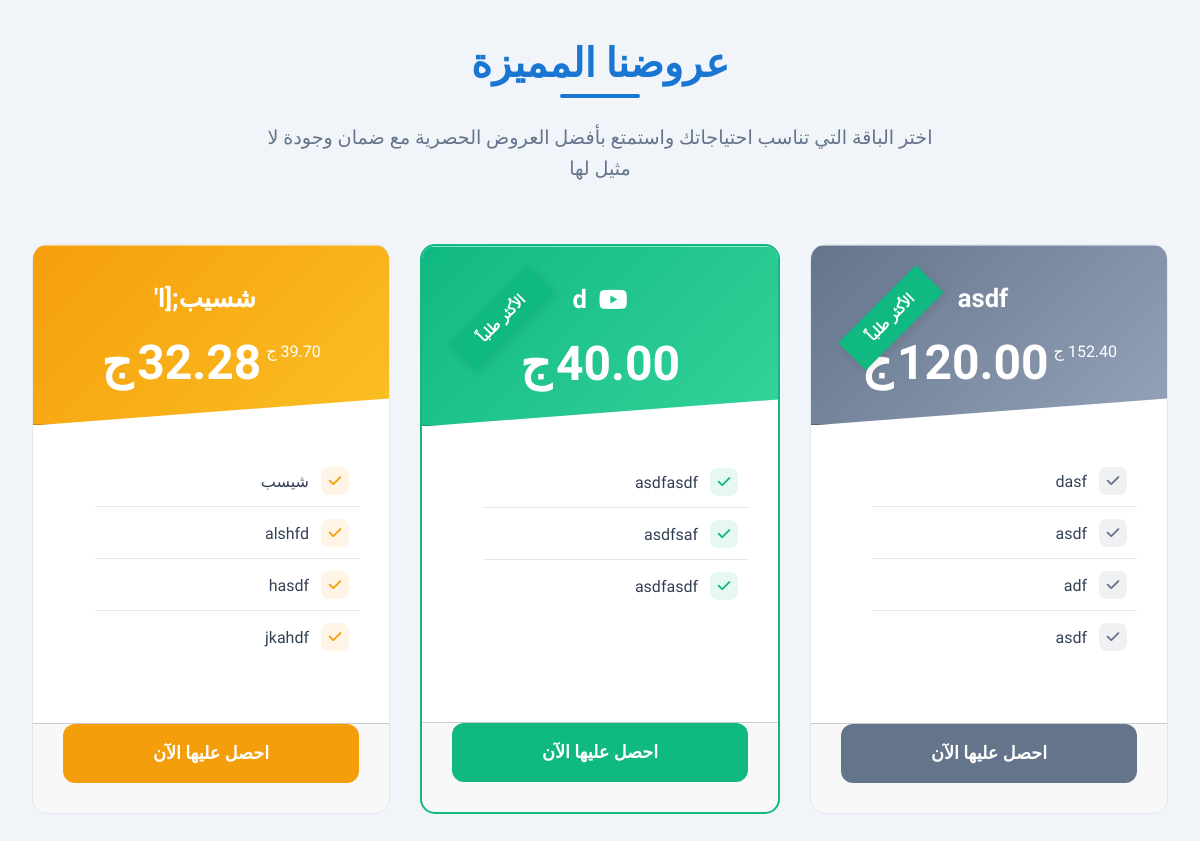
The app's page /public/product.php with its own data.
### tables this page shows
CREATE TABLE `plans` (
  `id` int(11) NOT NULL,
  `icon` text DEFAULT NULL,
  `name` varchar(255) NOT NULL,
  `price` decimal(10,2) NOT NULL,
  `discount` int(11) DEFAULT 0,
  `best_seller` tinyint(1) DEFAULT 0,
  `created_at` timestamp NOT NULL DEFAULT current_timestamp(),
  `updated_at` timestamp NULL DEFAULT NULL,
  `status` tinyint(1) DEFAULT 1
);

### public/product.php (the view, shortened to what this page needs)
<!DOCTYPE html>
<html lang="ar" dir="rtl">
<head>
    <link rel="stylesheet" href="https://cdnjs.cloudflare.com/ajax/libs/font-awesome/6.4.0/css/all.min.css">
    <link href="https://cdn.jsdelivr.net/npm/bootstrap@5.3.0/dist/css/bootstrap.min.css" rel="stylesheet">
    <link rel="stylesheet" href="../assets/css/dark-mode-index.css">
</head>
<body>
    <div class="container">
        <div class="header">
            <h1>عروضنا المميزة</h1>
            <p>اختر الباقة التي تناسب احتياجاتك واستمتع بأفضل العروض الحصرية مع ضمان وجودة لا مثيل لها</p>
        </div>
        <div class="cards-container">
            <?php
            require_once '../includes/config.php';
            $stmt = $pdo->query("
                SELECT p.*, GROUP_CONCAT(pf.feature SEPARATOR '|||') as features
                FROM plans p
                LEFT JOIN plan_features pf ON p.id = pf.plan_id
                WHERE p.status = 1
                GROUP BY p.id
                ORDER BY p.best_seller DESC, p.price ASC
            ");
            $plans = $stmt->fetchAll(PDO::FETCH_ASSOC);
            $bestSellerPlan = null;
            $otherPlans = [];
            foreach ($plans as $plan) {
                if ($plan['best_seller'] && !$bestSellerPlan) {
                    $bestSellerPlan = $plan;
                } else {
                    $otherPlans[] = $plan;
                }
            }
            if ($bestSellerPlan) {
                $middleIndex = intval(count($otherPlans) / 2);
                array_splice($otherPlans, $middleIndex, 0, [$bestSellerPlan]);
            }
            $plans = $otherPlans;
            $cardClasses = ['basic', 'popular', 'premium'];
            $index = 0;
            foreach ($plans as $plan) {
                $cardClass = $cardClasses[$index % count($cardClasses)];
                $features = explode('|||', $plan['features']);
            ?>
            <div class="card <?php echo $cardClass; ?>">
                <?php if ($plan['best_seller']): ?>
                <div class="popular-tag">الأكثر طلباً</div>
                <?php endif; ?>
                <div class="card-header <?php echo $cardClass; ?>">
                    <h2>
                        <?php if ($plan['icon']): ?>
                        <i class="<?php echo htmlspecialchars($plan['icon']); ?>"></i>
                        <?php else: ?>
                        <i class="fas fa-star"></i>
                        <?php endif; ?>
                        <?php echo htmlspecialchars($plan['name']); ?>
                    </h2>
                    <div class="price-container">
                        <?php if ($plan['discount'] > 0): ?>
                        <div class="original-price">
                            <?php echo number_format($plan['price'] + ($plan['price'] * $plan['discount'] / 100), 2); ?> ج
                        </div>
                        <?php endif; ?>
                        <div class="price"><?php echo number_format($plan['price'], 2); ?></div>
                        <div class="currency">ج</div>
                    </div>
                </div>
                <div class="card-body">
                    <ul class="features-list">
                        <?php foreach ($features as $feature): ?>
                        <li><span class="feature-icon"><i class="fas fa-check"></i></span> <?php echo htmlspecialchars($feature); ?></li>
                        <?php endforeach; ?>
                    </ul>
                </div>
                <div class="card-footer">
                    <a href="#" class="btn <?php echo $cardClass; ?> get-plan-btn"
                    data-plan-id="<?php echo $plan['id']; ?>"
                    data-plan-name="<?php echo htmlspecialchars($plan['name']); ?>"
                    data-plan-price="<?php echo $plan['price']; ?>">
                    احصل عليها الآن
                    </a>
                </div>
            </div>
            <?php
                $index++;
            }
            ?>
        </div>
    </div>
</body>
</html>

### public/product.php (style rules this page uses)
:root { --primary-color: #1976D2; --secondary-color: #1976D2; --basic-color: #64748b; --popular-color: #10b981; --premium-color: #f59e0b; --text-color: #334155; --light-text: #64748b; --border-color: #e2e8f0; --light-bg: #f8fafc; }
* { margin: 0; padding: 0; box-sizing: border-box; font-family: "Tajawal", sans-serif; }
body { background-color: #f1f5f9; padding: 40px 20px; line-height: 1.6; }
.container { max-width: 1300px; margin: 0 auto; width: 100%; }
.header { text-align: center; margin-bottom: 60px; }
.header h1 { color: var(--primary-color); font-size: 2.5rem; margin-bottom: 15px; font-weight: 800; position: relative; display: inline-block; }
.header h1:after { content: ''; position: absolute; bottom: -10px; right: 50%; transform: translateX(50%); width: 80px; height: 4px; background: var(--primary-color); border-radius: 2px; }
.header p { color: var(--light-text); font-size: 1.2rem; max-width: 700px; margin: 20px auto 0; }
.cards-container { display: flex; flex-wrap: wrap; gap: 30px; justify-content: center; align-items: stretch; }
.card { background: white; border-radius: 15px; overflow: hidden; flex: 1; min-width: 60px; max-width: 360px; transition: all 0.4s cubic-bezier(0.175, 0.885, 0.32, 1.1); position: relative; border: 1px solid var(--border-color); }
.card-header { padding: 30px; text-align: center; color: white; position: relative; background: linear-gradient(135deg, var(--primary-color), var(--secondary-color)); clip-path: polygon(0 0, 100% 0, 100% 85%, 0 100%); height: 180px; display: flex; flex-direction: column; justify-content: center; }
.card-header.basic { background: linear-gradient(135deg, var(--basic-color), #94a3b8); }
.card-header.popular { background: linear-gradient(135deg, var(--popular-color), #34d399); }
.card-header.premium { background: linear-gradient(135deg, var(--premium-color), #fbbf24); }
.card-header h2 { font-size: 1.6rem; margin-bottom: 15px; display: flex; align-items: center; justify-content: center; gap: 12px; font-weight: 700; }
.price-container { display: flex; align-items: flex-start; justify-content: center; gap: 5px; margin-top: 10px; }
.price { font-size: 3rem; font-weight: 800; line-height: 1; }
.currency { font-size: 3rem; font-weight: 600; line-height: 1; }
.card-body { padding: 30px; position: relative; }
.features-list { list-style-type: none; margin-bottom: 30px; }
.features-list li { padding: 12px 0; display: flex; align-items: center; gap: 12px; color: var(--text-color); position: relative; padding-right: 10px; }
.features-list li:not(:last-child):after { content: ''; position: absolute; bottom: 0; right: 0; width: 100%; height: 1px; background: var(--border-color); }
.feature-icon { width: 28px; height: 28px; display: flex; align-items: center; justify-content: center; background: rgba(37, 99, 235, 0.1); border-radius: 8px; font-size: 0.9rem; color: var(--primary-color); flex-shrink: 0; }
.card.basic .feature-icon { background: rgba(100, 116, 139, 0.1); color: var(--basic-color); }
.card.popular .feature-icon { background: rgba(16, 185, 129, 0.1); color: var(--popular-color); }
.card.premium .feature-icon { background: rgba(245, 158, 11, 0.1); color: var(--premium-color); }
.card-footer { padding: 0 30px 30px; text-align: center; }
.btn { display: inline-block; padding: 16px 30px; border-radius: 12px; background: var(--primary-color); color: white; text-decoration: none; font-weight: 700; transition: all 0.3s ease; border: none; cursor: pointer; width: 100%; font-size: 1.1rem; position: relative; overflow: hidden; }
.btn:before { content: ''; position: absolute; top: 0; right: -100%; width: 100%; height: 100%; background: linear-gradient(90deg, transparent, rgba(255,255,255,0.2), transparent); transition: 0.5s; }
.btn.basic { background: var(--basic-color); }
.btn.popular { background: var(--popular-color); }
.btn.premium { background: var(--premium-color); }
.popular-tag { position: absolute; top: 20px; left: -5px; background: var(--popular-color); color: white; padding: 8px 25px; font-size: 0.9rem; font-weight: 700; transform: rotate(-45deg); transform-origin: right top; z-index: 1; box-shadow: 0 2px 10px rgba(0,0,0,0.1); }
.card.popular { border: 2px solid var(--popular-color); }

### records on screen
plans: best_seller "الأكثر طلباً", name "asdf", $plan['price'] + ($plan['price'] * $plan['discount'] / 100) "152.40", price "120.00", feature "dasf", feature "asdf", feature "adf"
plans: best_seller "الأكثر طلباً", name "d", price "40.00", feature "asdfasdf", feature "asdfsaf"
plans: name "شسيب;[l'", $plan['price'] + ($plan['price'] * $plan['discount'] / 100) "39.70", price "32.28", feature "شيسب", feature "alshfd", feature "hasdf", feature "jkahdf"
